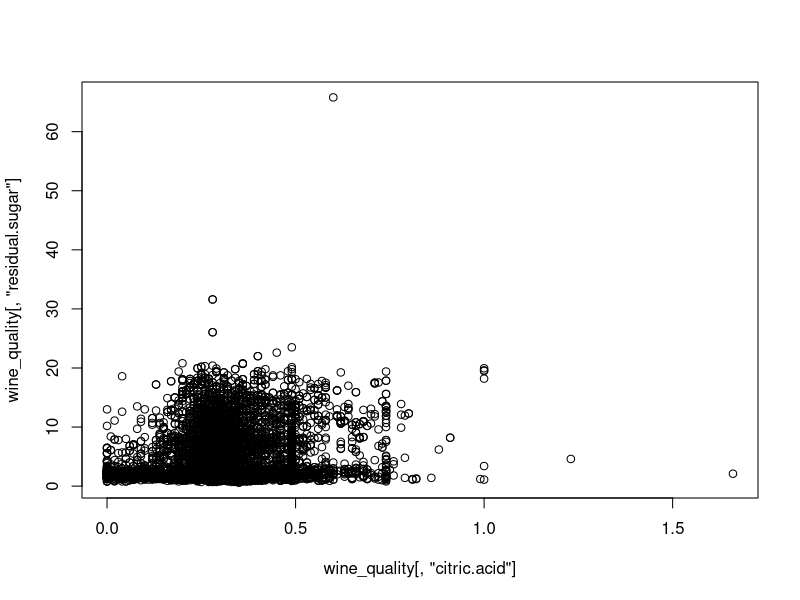
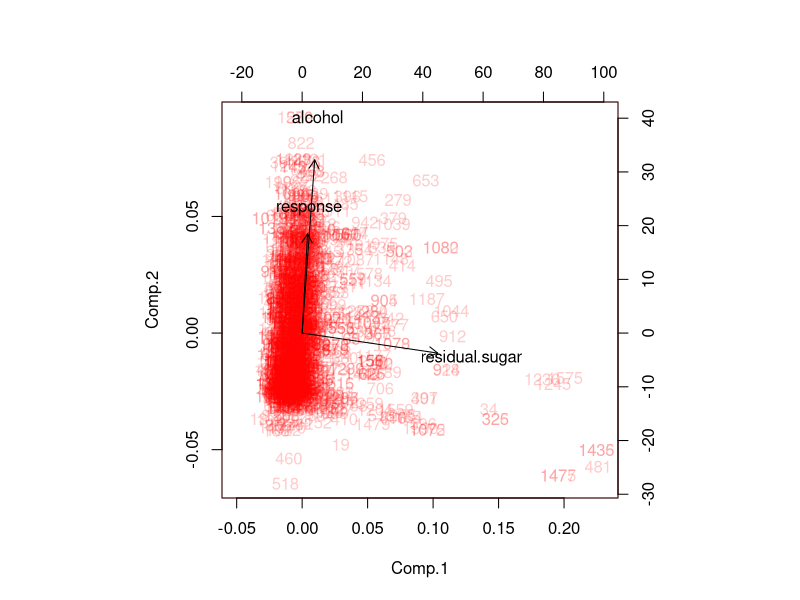
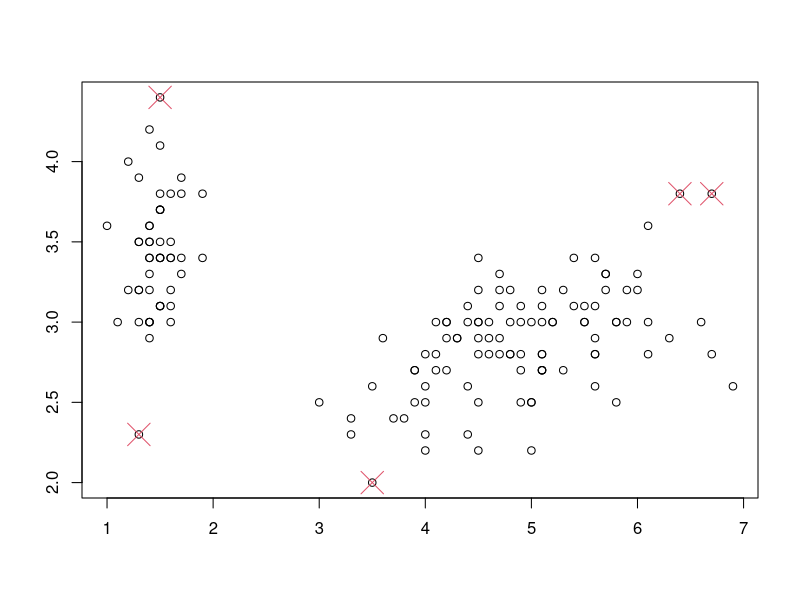
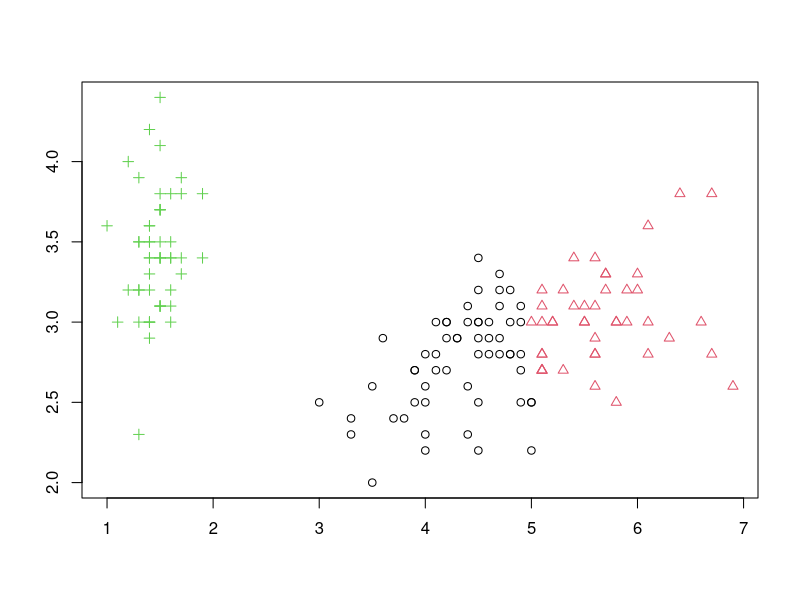
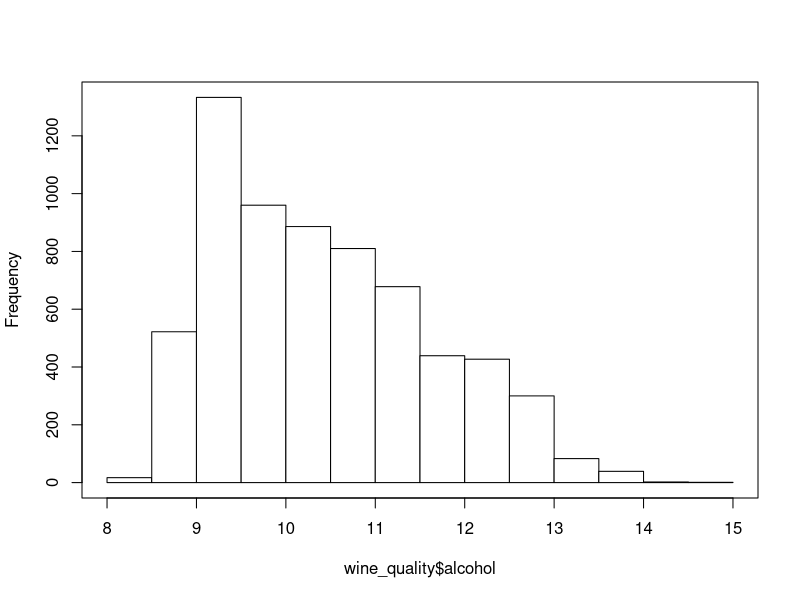
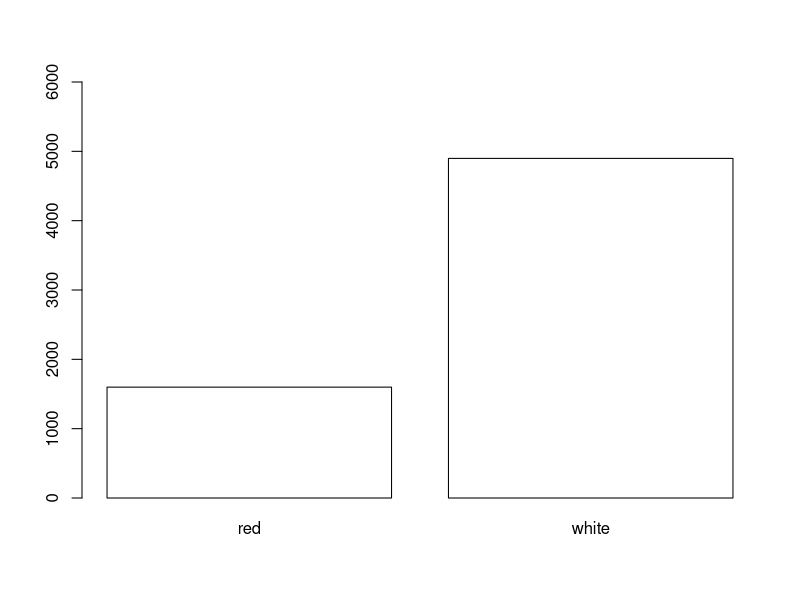
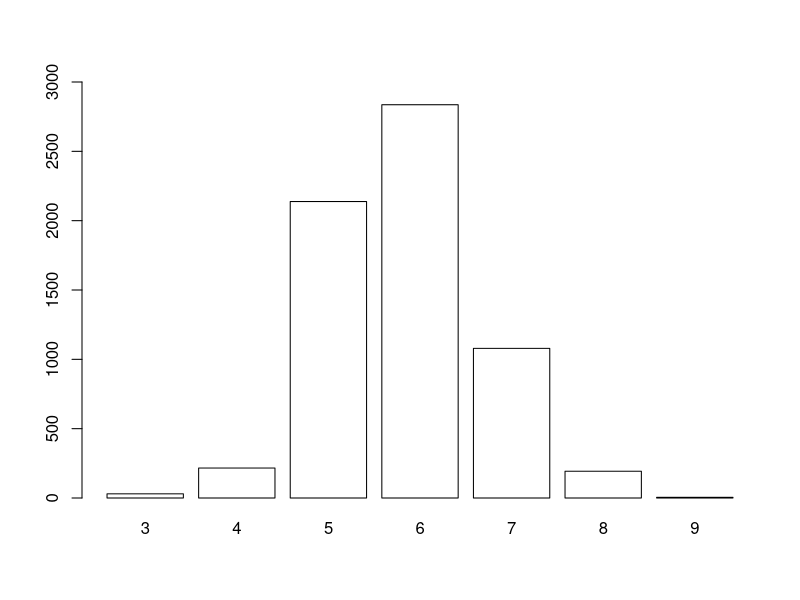

Write the R code that produced these figures, in order.
## ---- chunk 1
wine_quality <- read.csv("datasets/wine_quality_all.csv",
    comment.char="#")
X <- wine_quality[, 1:11] # extract the first 11 columns
X <- as.matrix(X) # convert to numeric matrix
head(X) # display the first 6 rows, i.e., X[1:6,]
## ---- chunk 2
.X <- wine_quality[, 1:11]
.X <- .X[c(1,2,3,4,11)]
names(.X)[4] <- "..."
row.names(.X) <- sprintf("[%d,]", seq_len(nrow(.X)))
.X[4] <- "..."
print(head(.X))
## ---- chunk 3
dim(X)    # gives n and p, respectively
nrow(X)   # dim(X)[1] – 1st dimension – n
ncol(X)   # dim(X)[2] – 2nd dimension – p
## ---- chunk 4
    head(X, 2) # the first 2 rows
## ---- chunk 5
dimnames(X) <- NULL # drop row and column names
head(X) # show the first 6 rows
## ---- chunk 6
X[3, 2] # 3rd row, 2nd column
## ---- chunk 7
X[3,]
## ---- chunk 8
X[,2]
## ---- chunk 9
plot(wine_quality[, "citric.acid"], wine_quality[, "residual.sugar"])
## ---- chunk 10
wine_quality <- read.csv("datasets/wine_quality_all.csv",
    comment.char="#")
red_wines <- wine_quality[wine_quality$color=='red',]
p <- princomp(red_wines[,c(11, 4, 12)])
biplot(p, col=c("#ff000033",1), pch=1, xlim=c(-0.05, 0.23), main=NA)
## ---- chunk 11
plot(iris[,3], iris[,2], ann=FALSE)
idx <- c(61, 42, 16, 118, 132)
points(iris[idx,3], iris[idx,2], cex=3, pch=4, col=2)
## ---- chunk 12
km <- kmeans(iris[,c(3,2)], centers=3, nstart=10)
plot(iris[,3], iris[,2], ann=FALSE,
    col=km$cluster, pch=km$cluster)
## ---- chunk 13
set.seed(123)
# in iris, iris[, 5] gives the Ys
iris[sample(nrow(iris), 3), ]  # three random rows
## ---- chunk 14
set.seed(123)
wine_quality[1,]
## ---- chunk 15
summary(wine_quality$alcohol) # continuous variable
hist(wine_quality$alcohol, main="", col="white"); box()
## ---- chunk 16
table(wine_quality$color) # binary variable
barplot(table(wine_quality$color), col="white", ylim=c(0, 6000))
## ---- chunk 17
table(wine_quality$response) # ordinal variable
barplot(table(wine_quality$response), col="white", ylim=c(0, 3000))
